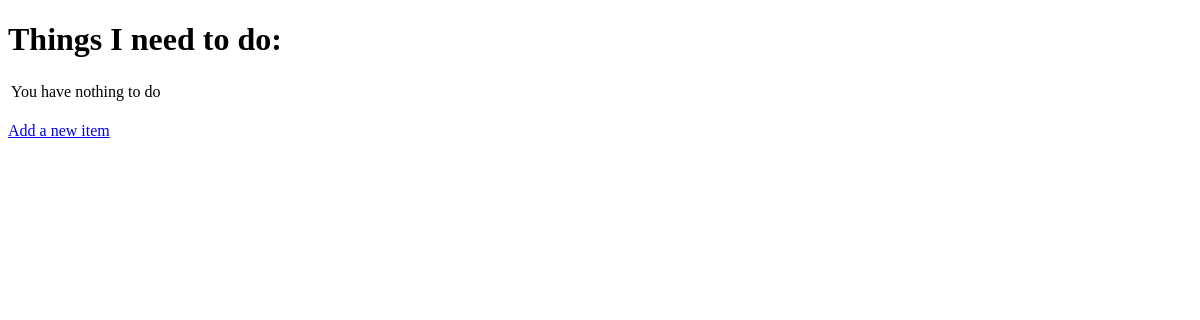
/, run on an earlier commit of the app's database.
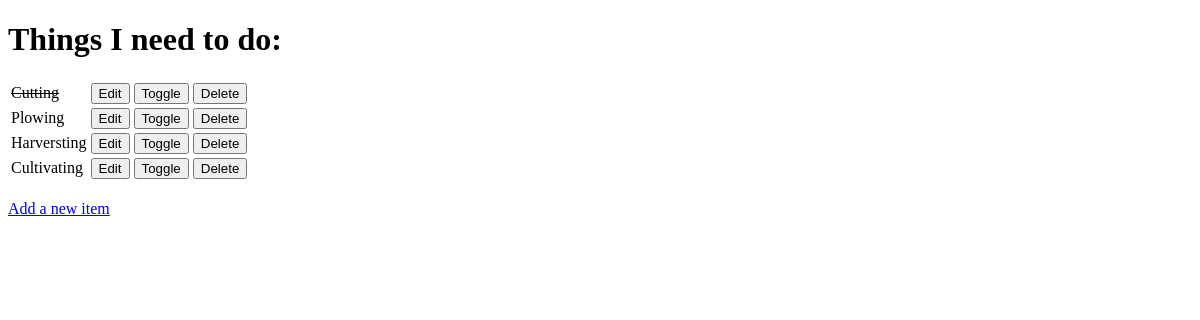
And on a later commit of the database.
### todo/models.py (models this page shows, shortened)
class Item(models.Model):
    name = models.CharField(max_length=50, null=False, blank=False)
    done = models.BooleanField(null=False, blank=False)

### todo/views.py (the view)
# urls.py: path('', views.get_todo_list, name='todo_list'),
def get_todo_list(request):
    items = Item.objects.all()
    context = {
        'items': items
    }
    return render(request, 'todo_web/todo_list.html', context)

### todo/templates/todo_web/todo_list.html (shortened to what this page needs)
<!DOCTYPE html>
<html lang="en">
<head>
</head>
<body>
    <h1>Things I need to do:</h1>
    <table>
        {% for item in items %}
            <tr>
                {% if item.done %}
                    <td><strike>{{ item.name }}</strike></td>
                {% else %}
                    <td>{{ item.name }}</td>
                {% endif %}
                <td>
                    <a href="/edit/{{ item.id }}">
                        <button>Edit</button>
                    </a>
                </td>
                <td>
                    <a href="toggle/{{ item.id }}">
                        <button>Toggle</button>
                    </a>
                </td>
                <td>
                    <a href="delete/{{ item.id }}">
                        <button>Delete</button>
                    </a>
                </td>
            </tr>
               {% empty %}
            <tr>
                <td>You have nothing to do</td>
            </tr>
        {% endfor %}
    </table>
    <br>
    <a href="/add">Add a new item</a>
</body>
</html>

What changed in the data, as far as the page shows it:
added Item: name "Cutting"
added Item: name "Plowing"
added Item: name "Harversting"
added Item: name "Cultivating"
Also different on the page:
text no longer shown: "You have nothing to do"
